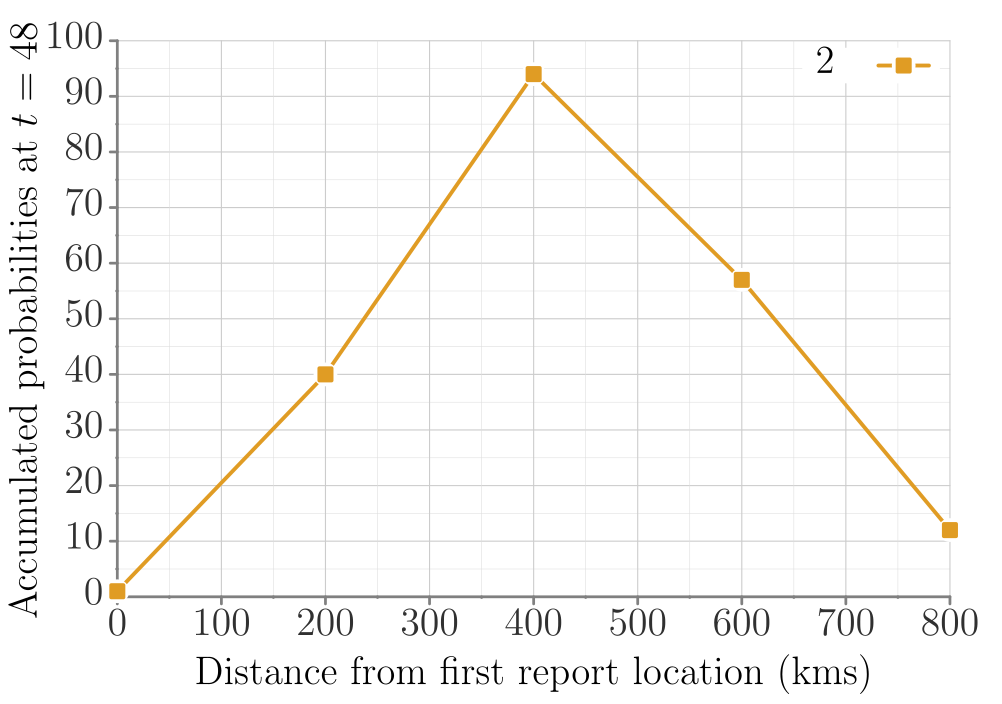

Recreate this plot in gnuplot.
##### terminal
clear
# set loadpath '~/Dropbox/proj/gp/src'
set term tikz standalone size 12.5cm,8.75cm font ",14" gparrows scale 2,2 textscale 2
set datafile separator ','

##### output
set output 'BD_dist_prob_B_int.tex'

##### bg: bg color, axes, grid, tics
##### http://www.colourlovers.com/palette/268142/Danger_Mouse
Danger='#F84934'; # red
Shoes='#4D5E5F'; # grey
##### Rand Olson
roBlue='#1F77B4';
roRed='#D62728';
# border
set style line 21 lt 1 lc rgb '#808080' 
set border 3 back ls 21 lw 5
# grid
set style line 22 lt 2 lc rgb '#CCCCCC' lw 2
set style line 23 lt 2 lc rgb '#DDDDDD' lw 1
set grid xtics mxtics ytics mytics back ls 22, ls 23
# tics
set tics textcolor rgb '#303030'
set tics nomirror out scale 1,.1
set mxtics 2
set mytics 2

##### load default linestyles
set style increment user
# taken care of in terminal
do for [i=1:15] { set style line i lt 1 lw 7 }

##### line colors
# mathematica default
DarkBlue= '#5e82b5'
Orange=   '#e09c24'
Green=    '#8fb030'
Red=      '#eb634f'
Purple=   '#8778b3'
Brown=    '#c46e1a'
LightBlue='#5c9ec7'
Yellow=   '#FDBF6F'
MATHEMATICA="#5e82b5 #e09c24 #8fb030 #eb634f #8778b3 #c46e1a #5c9ec7 #FDBF6F"
do for[i=1:8] {set style line i lc rgb word(MATHEMATICA,i)}
####

##### data style
set style data linespoints;
set style line 1 pt 5
set style line 2 pt 7
set style line 3 pt 13
set style line 4 pt 17
set style line 5 pt 4
set style line 6 pt 6
set style line 7 pt 12
set style line 8 pt 16
#
set pointintervalbox 4.5
do for [i=1:15] {set style line i ps 2.75 pi -1}

# NOTE: offsets should be a function of font sizes
##### key
set key t l Left spacing 4 width 5 opaque font ",15"

##### tics (note that tics are also set in theme)
set xtics font ",15" offset 0,.2
set ytics font ",15" offset 1.5,0

##### plot
set title font ",15" "" offset -3,.3
set xlabel "Distance from first report location (kms)" offset 0,0 font ",15"
set ylabel "Accumulated probabilities at $t=48$" offset -2,0 font ",15"


unset title;        set key r t width 5;        set xlabel offset 0,.7;        set xtics offset 0,-.4;

plot       'model-B_s2_m2_48.csv' u 1:2 ls 2 pt 5 ti  '2'

set term x11 reset;
